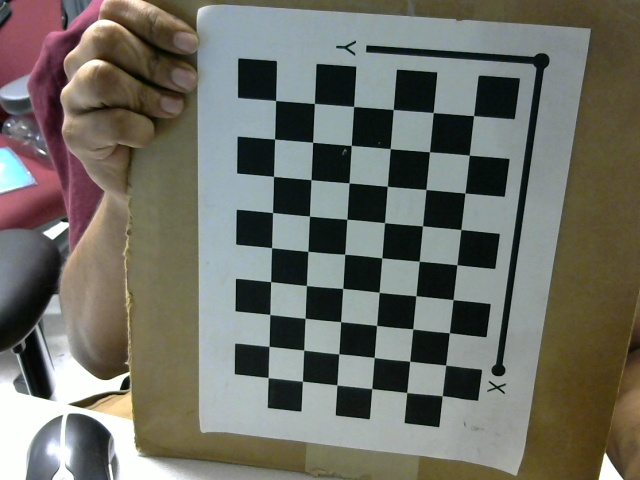
#> input picture planar_aruco_tests/CameraCalibration/Chessboard/opencv_frame_0.jpg, 640 x 480 px; its folder holds 7 pictures in this run
$ python CalibrationCode_ChessBoard.py   (Python 2 division)
#> lines starting #> are read from the running program, lines starting #| are printed output that depends on the picture; after the words box and inside, x2 and y2 are one past the last pixel; in counts of white or black regions, pixels touching at a corner belong together
import numpy as np
import cv2 as cv
import glob
# termination criteria
criteria = (cv.TERM_CRITERIA_EPS + cv.TERM_CRITERIA_MAX_ITER,22, 0.001)
# prepare object points, like (0,0,0), (1,0,0), (2,0,0) ....,(6,5,0)
objp = np.zeros((9*6,3), np.float32)
objp[:,:2] = np.mgrid[0:9,0:6].T.reshape(-1,2)
objp = objp.reshape(-1,1,3)*22.74
print objp
# Arrays to store object points and image points from all the images.
objpoints = [] # 3d point in real world space
imgpoints = [] # 2d points in image plane.
images = glob.glob('*.jpg')
i = 0
for fname in images:
    img = cv.imread(fname)
#> img is the input picture: shape (480, 640, 3); mean B, G, R 101.8, 110.3, 110.3
    gray = cv.cvtColor(img, cv.COLOR_BGR2GRAY)
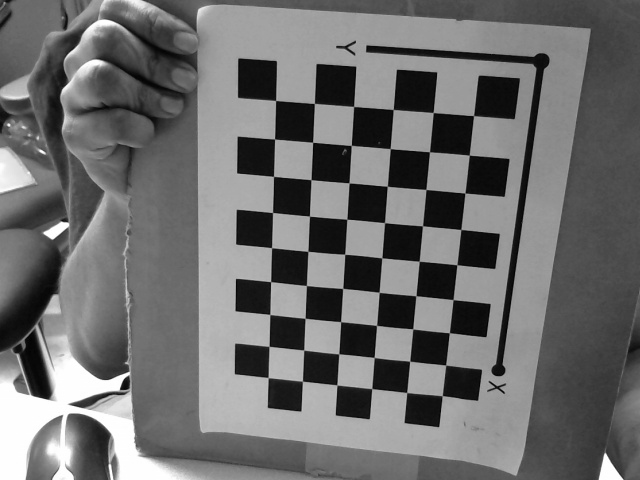
#> gray: shape (480, 640); min 1, max 255, mean 109.3
    print fname
  # Find the chess board corners
    ret, corners = cv.findChessboardCorners(gray, (9,6), None)
#> ret = True; corners = 54 rows, first 8: [473.5, 115.6], [469.3, 155.1], [464.9, 193.1], [460.8, 229.5], [456.8, 264.8], [453.1, 299.6], [449.3, 332.7], [445.6, 365]
    # If found, add object points, image points (after refining them)
    if ret == True:
        objpoints.append(objp)
        corners2 = cv.cornerSubPix(gray,corners, (12,12), (-1,-1), criteria)
#> corners2 = 54 rows, first 8: [473.6, 115.6], [469.3, 155.2], [464.9, 193], [460.8, 229.5], [456.9, 264.7], [453.1, 299.6], [449.4, 332.7], [445.7, 365.1]
        imgpoints.append(corners)
        # Draw and display the corners
        cv.drawChessboardCorners(img, (9,6), corners2, ret)
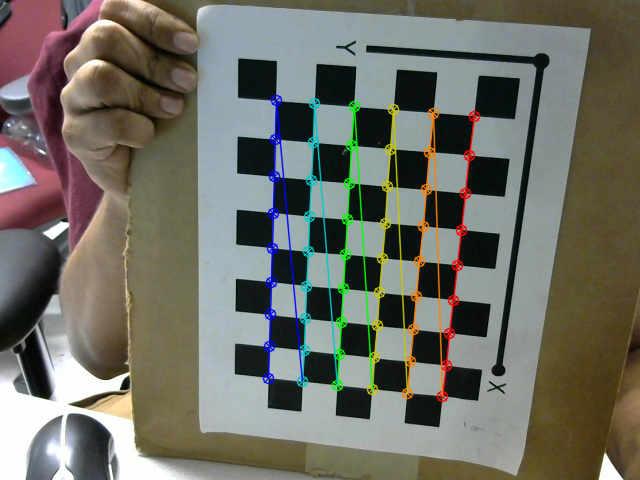
#> img: shape (480, 640, 3); 4.37% of pixels changed, all inside (x1, y1, x2, y2) = (262, 94, 481, 403)
        # cv.imshow('img', img)
        # cv.waitKey(0)
        i = i+1
        print i

        cv.destroyAllWindows()
#> pass 2 of the loop `for fname in images:`:
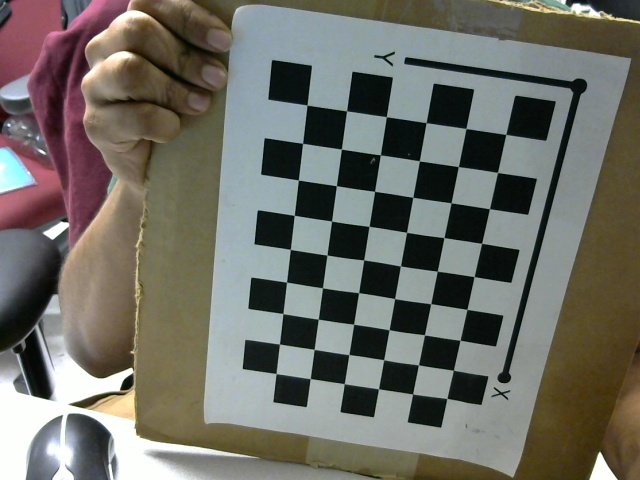
#> input picture planar_aruco_tests/CameraCalibration/Chessboard/opencv_frame_1.jpg, 640 x 480 px
#> img is the input picture: shape (480, 640, 3); mean B, G, R 101.4, 109.2, 110.1
#> `gray = cv.cvtColor(img, cv.COLOR_BGR2GRAY)`:
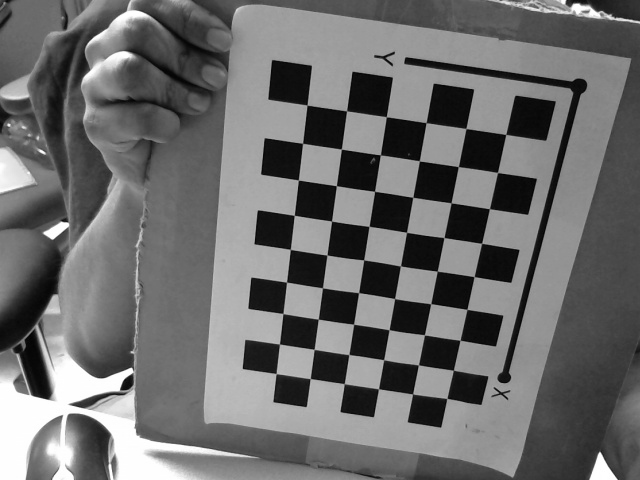
#> gray: shape (480, 640); min 2, max 255, mean 108.6
#> corners = 54 rows, first 8: [505.7, 134.5], [497.5, 172.5], [489.4, 208.6], [481.6, 243.3], [474.1, 276.6], [466.9, 309.4], [460, 340.4], [453.4, 370.2]
#> corners2 = 54 rows, first 8: [505.8, 134.4], [497.5, 172.5], [489.5, 208.7], [481.6, 243.3], [474.2, 276.6], [466.9, 309.4], [460.1, 340.3], [453.4, 370.3]
#> `cv.drawChessboardCorners(img, (9,6), corners2, ret)`:
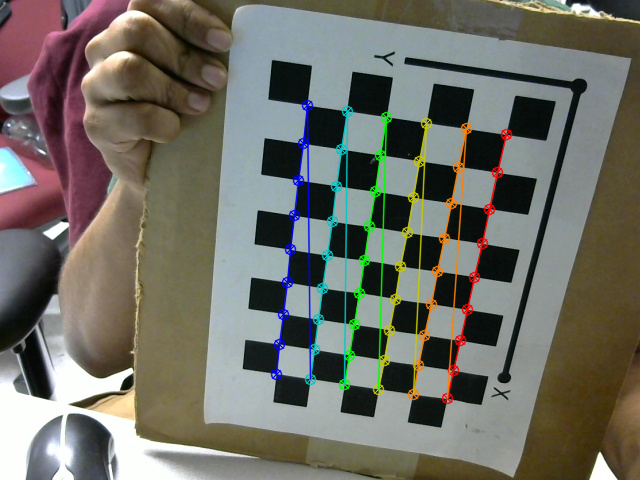
#> img: shape (480, 640, 3); 4.25% of pixels changed, all inside (x1, y1, x2, y2) = (270, 99, 513, 405)
#> pass 3 of the loop `for fname in images:`:
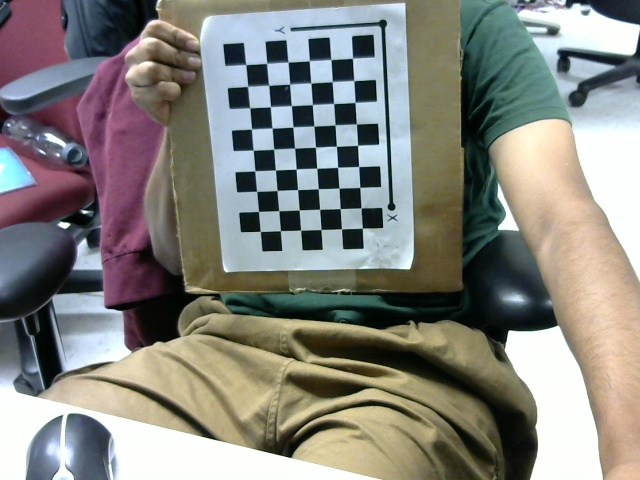
#> input picture planar_aruco_tests/CameraCalibration/Chessboard/opencv_frame_10.jpg, 640 x 480 px
#> img is the input picture: shape (480, 640, 3); mean B, G, R 126.2, 132.1, 132.7
#> `gray = cv.cvtColor(img, cv.COLOR_BGR2GRAY)`:
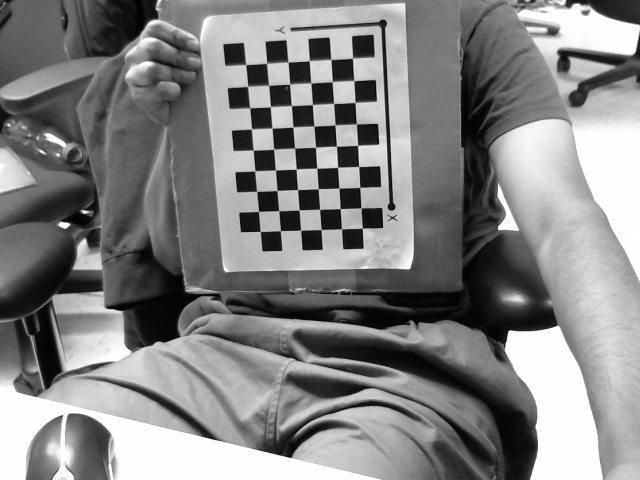
#> gray: shape (480, 640); min 0, max 255, mean 131.6
#> corners = 54 rows, first 8: [352.4, 58.45], [353.8, 80.63], [354.9, 102.5], [356.4, 124], [357.5, 145.4], [358.6, 166.5], [359.7, 187.4], [361, 207.9]
#> corners2 = 54 rows, first 8: [352.5, 58.09], [353.8, 80.5], [355, 102.3], [356.3, 123.9], [357.6, 145.3], [358.7, 166.5], [359.7, 187.4], [361, 207.8]
#> `cv.drawChessboardCorners(img, (9,6), corners2, ret)`:
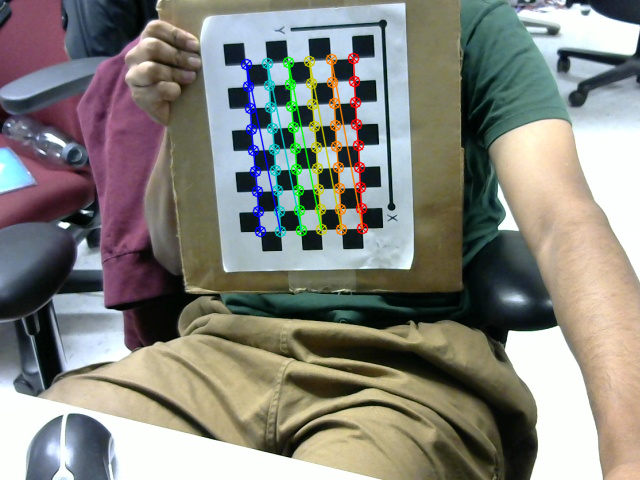
#> img: shape (480, 640, 3); 3.08% of pixels changed, all inside (x1, y1, x2, y2) = (240, 52, 369, 238)
#> the loop made 6 passes; the first 3 are shown

print "Calibrating...."
ret, mtx, dist, rvecs, tvecs = cv.calibrateCamera(objpoints, imgpoints, gray.shape[::-1], None, None)


print " done !!"
cv.imwrite('CALIBRATION DEMO.png',img)
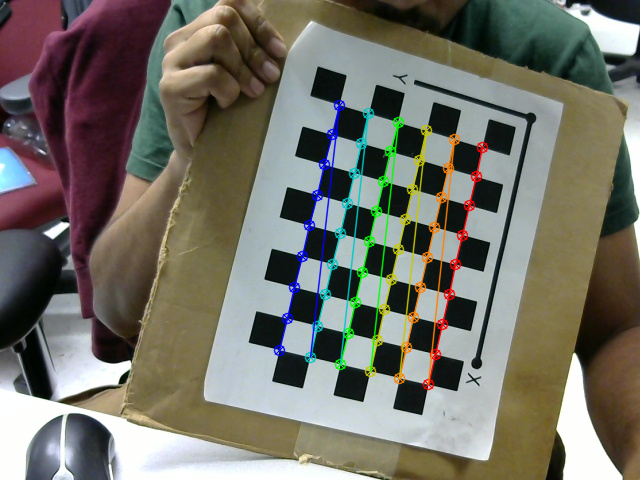
#> saved as CALIBRATION DEMO.png: shape (480, 640, 3); mean B, G, R 103.1, 113.1, 114.8
img = cv.imread('opencv_frame_16.jpg')
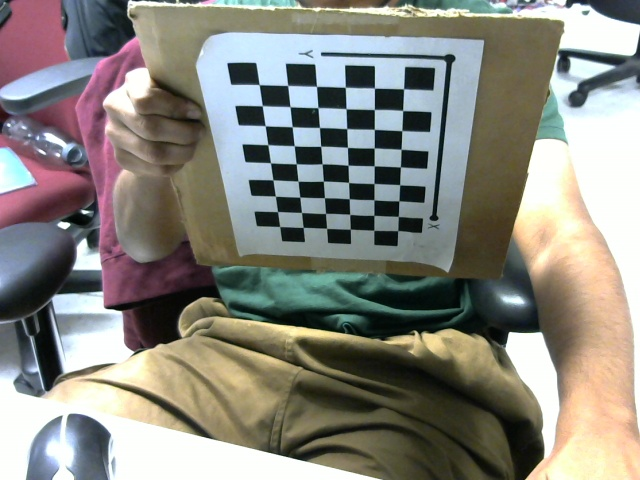
#> input picture planar_aruco_tests/CameraCalibration/Chessboard/opencv_frame_16.jpg, 640 x 480 px
#> img is the input picture: shape (480, 640, 3); mean B, G, R 127.6, 135.1, 136.4
h,  w = img.shape[:2]
#> h = 480; w = 640

newcameramtx, roi = cv.getOptimalNewCameraMatrix(mtx, dist, (w,h), 1, (w,h))


print newcameramtx


# undistort
dst = cv.undistort(img, mtx, dist, None, newcameramtx)
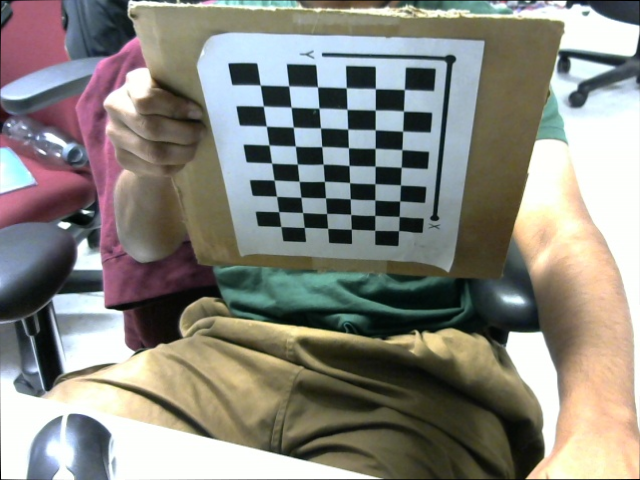
#> dst: shape (480, 640, 3); mean B, G, R 127.3, 134.8, 136.1

# crop the image
x,y,w,h = roi
dst = dst[y:y+h, x:x+w]
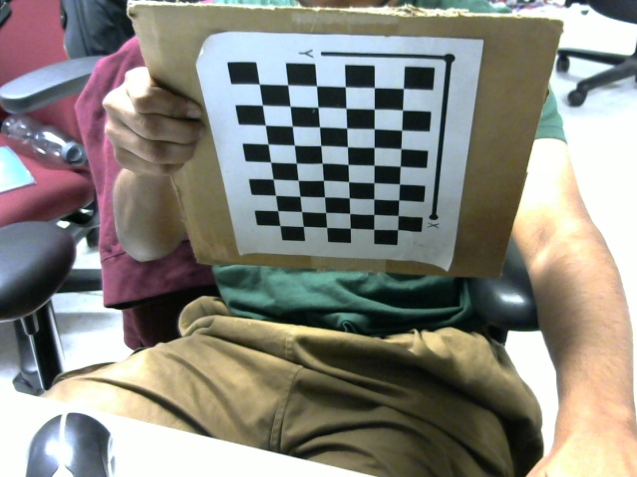
#> dst: shape (477, 637, 3); mean B, G, R 127.1, 134.7, 136
cv.imwrite('calibresult.png',dst)
# cv.imshow('calibresult.png')
img = cv.imread('calibresult.png')
# cv.imshow('image',img)
# cv.waitKey(0)

# np.savez ("B", mtx = newcameramtx, dist = dist, rvecs =rvecs, tvecs =tvecs)

mean_error = 0
for i in xrange(len(objpoints)):
    imgpoints2, _ = cv.projectPoints(objpoints[i], rvecs[i], tvecs[i], mtx, dist)
    error = cv.norm(imgpoints[i], imgpoints2, cv.NORM_L2)/len(imgpoints2)
    mean_error += error
print( "total error: {}".format(mean_error/len(objpoints)) )


 # np.load
img = cv.imread("opencv_frame_4.jpg")
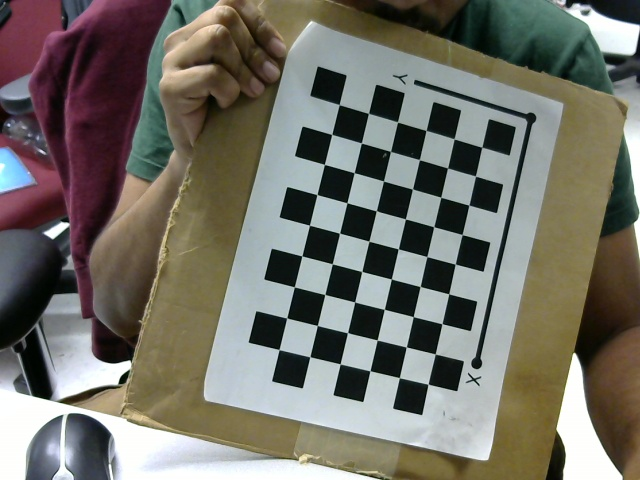
#> input picture planar_aruco_tests/CameraCalibration/Chessboard/opencv_frame_4.jpg, 640 x 480 px
#> img is the input picture: shape (480, 640, 3); mean B, G, R 103.7, 112.5, 114.5
ret, corners = cv.findChessboardCorners(img, (9,6), None)
print corners[1], corners[2]


print "calibration matrix from the abhijit's code on git saved as B2"
print "[[ 897.69353303    0.          253.98190921] \n[   0.          941.82936608  246.00425055] \n[   0.            0.            1.        ]]"
print "distortion coefficients:  [ -0.95713573  10.52259087  -0.03790321  -0.02464202   2.36718921]"


alternate_camera_matrix = np.array([[ 897.69353303, 0.,253.98190921], [   0., 941.82936608,246.00425055], [0., 0.,1.]])
alternate_distortion_coeff = np.array([[  -0.95713573,10.52259087,-0.03790321,-0.02464202,2.36718921]])


np.savez ("B2", mtx = alternate_camera_matrix, dist = alternate_distortion_coeff)
